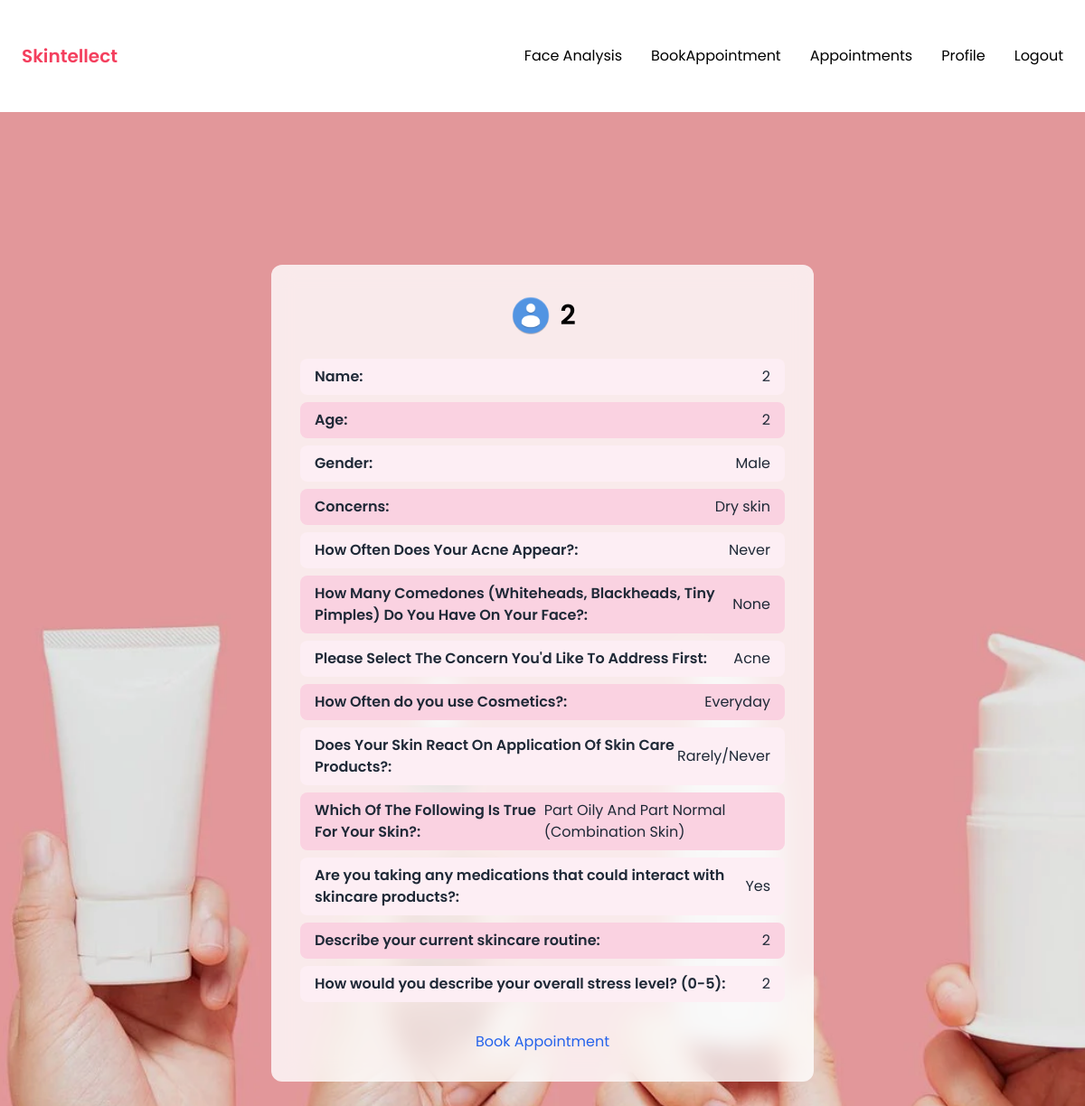
Screenshot of /profile (signed in) with the database file from the repository.
### tables this page shows
CREATE TABLE survey_responses (
                          id INTEGER PRIMARY KEY AUTOINCREMENT,
                          user_id INTEGER NOT NULL,
                          name TEXT NOT NULL,
                          age TEXT NOT NULL,
                          gender TEXT NOT NULL,
                          concerns TEXT NOT NULL,
                          acne_frequency TEXT NOT NULL,
                          comedones_count TEXT NOT NULL,
                          first_concern TEXT NOT NULL,
                          cosmetic_usage TEXT NOT NULL,
                          skin_reaction TEXT NOT NULL,
                          skin_type TEXT NOT NULL,
                          medications TEXT NOT NULL,
                          skincare_routine TEXT NOT NULL,
                          stress_level TEXT NOT NULL,
                          FOREIGN KEY (user_id) REFERENCES users(id));

### app.py (the view)
@app.route('/profile')
def profile():
    if 'username' in session:
        user_id = get_user(session['username'])[0]
        survey_response = get_survey_response(user_id)
        if survey_response:
            return render_template('profile.html',
                                   name=survey_response[2],
                                   age=survey_response[3],
                                   gender=survey_response[4],
                                   concerns=survey_response[5],
                                   acne_frequency=survey_response[6],
                                   comedones_count=survey_response[7],
                                   first_concern=survey_response[8],
                                   cosmetics_usage=survey_response[9],
                                   skin_reaction=survey_response[10],
                                   skin_type_details=survey_response[11],
                                   medications=survey_response[12],
                                   skincare_routine=survey_response[13],
                                   stress_level=survey_response[14],
                                  )
    return redirect('/')

### app.py (called while the page is built)
def get_user(username):
    with sqlite3.connect(DATABASE) as connection:
        cursor = connection.cursor()
        cursor.execute("SELECT * FROM users WHERE username = ?", (username,))
        return cursor.fetchone()

def get_survey_response(user_id):
    with sqlite3.connect(DATABASE) as connection:
        cursor = connection.cursor()
        cursor.execute("SELECT * FROM survey_responses WHERE user_id = ?", (user_id,))
        return cursor.fetchone()

### templates/profile.html (shortened to what this page needs)
{% extends 'layout.html' %}
{% block content %}
<div class="h-[100vh] w-screen flex items-center relative justify-center">
  <div class="w-[50vw] bg-white bg-opacity-80 rounded-xl p-8 backdrop-blur-md z-10">
    <div class="flex items-center justify-center mb-6 gap-2">
      <img src="../static/assets/user.png" alt="Default Profile Image" class="w-12 h-12 rounded-full">
      <p class="text-3xl font-semibold">{{ name }}</p>
    </div>
    <div class="text-gray-800">
      <div class="flex flex-col gap-2">
        <div class="px-4 flex justify-between items-center p-2 rounded-lg" style="background-color: #FDEEF4;">
          <label class="font-semibold ">Name:</label>
          <span>{{ name }}</span>
        </div>
        <div class="px-4 flex justify-between items-center p-2 rounded-lg" style="background-color: #FAD2E1;">
          <label class="font-semibold ">Age:</label>
          <span>{{ age }}</span>
        </div>
        <div class="px-4 flex justify-between items-center p-2 rounded-lg" style="background-color: #FDEEF4;">
          <label class="font-semibold">Gender:</label>
          <span>{{ gender }}</span>
        </div>
        <div class="px-4 flex justify-between items-center p-2 rounded-lg" style="background-color: #FAD2E1;">
          <label class="font-semibold">Concerns:</label>
          <span>{{ concerns }}</span>
        </div>
        <div class="px-4 flex justify-between items-center p-2 rounded-lg" style="background-color: #FDEEF4;">
          <label class="font-semibold">How Often Does Your Acne Appear?:</label>
          <span>{{ acne_frequency }}</span>
        </div>
        <div class="px-4 flex justify-between items-center p-2 rounded-lg" style="background-color: #FAD2E1;">
          <label class="font-semibold">How Many Comedones (Whiteheads, Blackheads, Tiny Pimples) Do You Have On Your Face?:</label>
          <span>{{ comedones_count }}</span>
        </div>
        <div class="px-4 flex justify-between items-center p-2 rounded-lg" style="background-color: #FDEEF4;">
          <label class="font-semibold">Please Select The Concern You'd Like To Address First:</label>
          <span>{{ first_concern }}</span>
        </div>
        <div class="px-4 flex justify-between items-center p-2 rounded-lg" style="background-color: #FAD2E1;">
          <label class="font-semibold">How Often do you use Cosmetics?:</label>
          <span>{{ cosmetics_usage }}</span>
        </div>
        <div class="px-4 flex justify-between items-center p-2 rounded-lg" style="background-color: #FDEEF4;">
          <label class="font-semibold">Does Your Skin React On Application Of Skin Care Products?:</label>
          <span>{{ skin_reaction }}</span>
        </div>
        <div class="px-4 flex justify-between items-center p-2 rounded-lg" style="background-color: #FAD2E1;">
          <label class="font-semibold">Which Of The Following Is True For Your Skin?:</label>
          <span>{{ skin_type_details }}</span>
        </div>
        <div class="px-4 flex justify-between items-center p-2 rounded-lg" style="background-color: #FDEEF4;">
          <label class="font-semibold">Are you taking any medications that could interact with skincare products?:</label>
          <span>{{ medications }}</span>
        </div>
        <div class="px-4 flex justify-between items-center p-2 rounded-lg" style="background-color: #FAD2E1;">
          <label class="font-semibold">Describe your current skincare routine:</label>
          <span>{{ skincare_routine }}</span>
        </div>
        <div class="px-4 flex justify-between items-center p-2 rounded-lg" style="background-color: #FDEEF4;">
          <label class="font-semibold">How would you describe your overall stress level? (0-5):</label>
          <span>{{ stress_level }}</span>
        </div>
    <div class="text-center mt-6">
      <a href="/bookappointment" class="text-blue-600 hover:underline">Book Appointment</a>
    </div>
  </div>
</div>
{% endblock %}

### templates/layout.html (shortened to what this page needs)
<!DOCTYPE html>
<html lang="en">
<head>
    <script src="https://cdn.tailwindcss.com"></script>
    <link rel="stylesheet" href="{{ url_for('static', filename='css/style.css') }}">
<link rel="stylesheet" href="https://cdn.jsdelivr.net/npm/bootstrap-icons@1.11.3/font/bootstrap-icons.min.css">
</head>
<body>
    <nav class="h-[10vh] shadow-md flex p-2 px-6 justify-between items-center">
        <div class="text-xl font-semibold text-rose-500">Skintellect</div>
        <ul class="flex items-center gap-8">
            <a href="{{url_for('predict')}}">Face Analysis</a>
            <a href="{{url_for('bookappointment')}}">BookAppointment</a>
            <a href="{{url_for('userappoint')}}">Appointments</a>
            <a href="{{url_for('profile')}}">Profile</a>
            <a href="{{url_for('logout')}}">Logout</a>
        </ul>
    </nav>
    <div class="content">
        {% block content %}{% endblock %}
    </div>
</body>
</html>

### static/css/style.css (style rules this page uses)
* { margin: 0; padding:0; box-sizing: border-box; font-family: 'Poppins', sans-serif; }

### templates/layout.html (style rules this page uses)
* { box-sizing: border-box; margin: 0; padding: 0; }
body { overflow-x:hidden; }

### rows the page displays
survey_responses: gender "Male", concerns "Dry skin", acne_frequency "Never", comedones_count "None", first_concern "Acne", cosmetic_usage "Everyday", skin_reaction "Rarely/Never", skin_type "Part Oily And Part Normal (Combination Skin)", medications "Yes"

### other values shown
{{ name }} "2"
{{ age }} "2"
{{ skincare_routine }} "2"
{{ stress_level }} "2"
